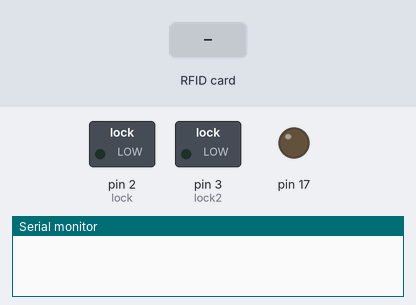
Simulated run of this sketch. Board: Arduino Leonardo, built with avr-gcc and run on an emulated ATmega32U4. On the bench: switched loads named in the sketch (green lamp = pin HIGH), output pins drawn as LEDs (lit = HIGH), the last lines printed to the serial monitor. The inputs (shaded band) are chosen by the test bench.

Above: at 0.01 s.
At 1.2 s:
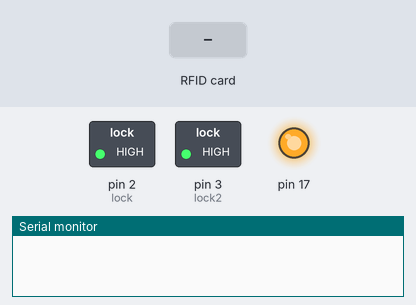
1.3 s: RFID card E5 E1 A4 20 held to the reader
At 2.5 s:
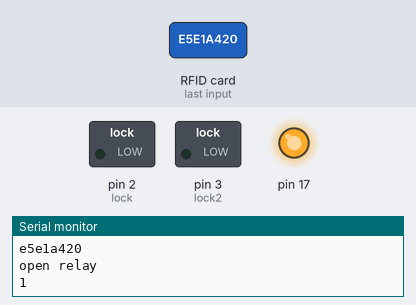
2.8 s: RFID card 51 60 1D 69 held to the reader
4.3 s: RFID card 5E 7A 19 C4 held to the reader
Timing chart, 0 to 7.3 s (numbered marks = the images above; inputs shaded):
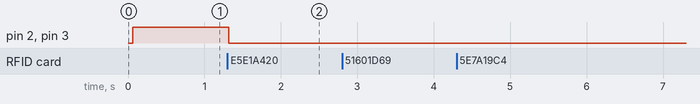

Measured:
- after the input at 1.3 s, pin 2 (lock), pin 3 (lock2): HIGH → LOW at once

The sketch:

rfid_pc_unlock.ino
```cpp
#include <SPI.h>
#include <MFRC522.h>
#include <Keyboard.h>

#define RST_PIN         9           // Configurable, see typical pin layout above
#define SS_PIN          10          // Configurable, see typical pin layout above

MFRC522 mfrc522(SS_PIN, RST_PIN);   // Create MFRC522 instance.

String read_rfid;                   // Add how many you need and don't forget to include the UID.
String ok_rfid_1 = "e5e1a420";      // This is for my main RFID Card. aka. The one I will be using to turn on my PC. Can also be used to shut it down if you want to.
String ok_rfid_2 = "7d5d3e0";      // This is for the RFID Keyfob. aka. Shutdown Keyfob. Not advisable tho. Just shutdown your PC normally.
String ok_rfid_3 = "51601d69";      // This is for my main RFID Card. aka. The one I will be using to turn on my PC. Can also be used to shut it down if you want to.
String ok_rfid_4 = "d1732669";      // This is for my main RFID Card. aka. The one I will be using to turn on my PC. Can also be used to shut it down if you want to.

int lock = 2;                       // For the Card.
int lock2 = 3;                      // For the Keyfob.
int a = 0;
int b = 0;
int c = 0;
int d = 0;
/*
   Initialize.
*/
void setup() {
  Serial.begin(9600);         // Initialize serial communications with the PC
  while (!Serial);            // Do nothing if no serial port is opened (added for Arduinos based on ATMEGA32U4)
  SPI.begin();                // Init SPI bus
  mfrc522.PCD_Init();         // Init MFRC522 card

  //Choose which lock below:
  pinMode(lock, OUTPUT);
  pinMode(lock2, OUTPUT);
  digitalWrite(lock, HIGH);
  digitalWrite(lock2, HIGH);
}
/*
   Helper routine to dump a byte array as hex values to Serial.
*/
void dump_byte_array(byte *buffer, byte bufferSize) {
  read_rfid = "";
  for (byte i = 0; i < bufferSize; i++) {
    read_rfid = read_rfid + String(buffer[i], HEX);
  }
}

//void open_lock() {
//  //Use this routine when working with Relays and Solenoids etc.
//  digitalWrite(lock, HIGH);
//  digitalWrite(lock2, HIGH);
//  Serial.println("open relay");
//  a++;
//}
//
//
//void close_lock() {          // You can also just use the card to shutdown your PC. This is just for those moments that you really need to shut it down quickly.
//  //Use this routine when working with Relays and Solenoids etc.
//  digitalWrite(lock, LOW);
//  digitalWrite(lock2, LOW);
//  Serial.println("close relay");
//  a = 0;
//}


void loop() {

  // Look for new cards
  if ( ! mfrc522.PICC_IsNewCardPresent())
    return;

  // Select one of the cards
  if ( ! mfrc522.PICC_ReadCardSerial())
    return;

  dump_byte_array(mfrc522.uid.uidByte, mfrc522.uid.size);
  Serial.println(read_rfid);

  if ((read_rfid == ok_rfid_1 || read_rfid == ok_rfid_2 || read_rfid == ok_rfid_3 || read_rfid == ok_rfid_4) && (a == 0))
  {
    digitalWrite(lock, LOW);
    digitalWrite(lock2, LOW);
    Serial.println("open relay");
    a++;
    Serial.println(a);
    delay(1000);
    read_rfid = "";
  }

  if ((read_rfid == ok_rfid_1 || read_rfid == ok_rfid_2 || read_rfid == ok_rfid_3 || read_rfid == ok_rfid_4) && (a == 1))
  {
    Serial.println("cc");
    Keyboard.write('2');
    delay (20);
    Keyboard.write('0');
    delay (20);
    Keyboard.write('2');
    delay (20);
    Keyboard.write('2');
    delay (20);
    Serial.println("close relay");
    a = 0;
    Serial.println(a);
    delay(1000);
  }

  read_rfid = "";
}
```
